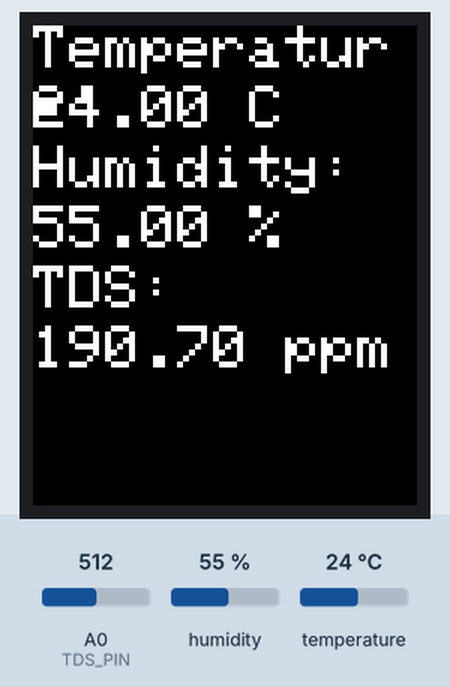
Bench run of a sketch on a simulated Arduino Uno, built with avr-gcc and run on an emulated ATmega328P. Shown: 128×160 colour display. The test bench sets the inputs (shaded band); at power-on: humidity 55 %, A0 (TDS_PIN) = 512, temperature 24 °C.

Above: at 1.3 s.
1.4 s: humidity set to 22 %
At 3.4 s:
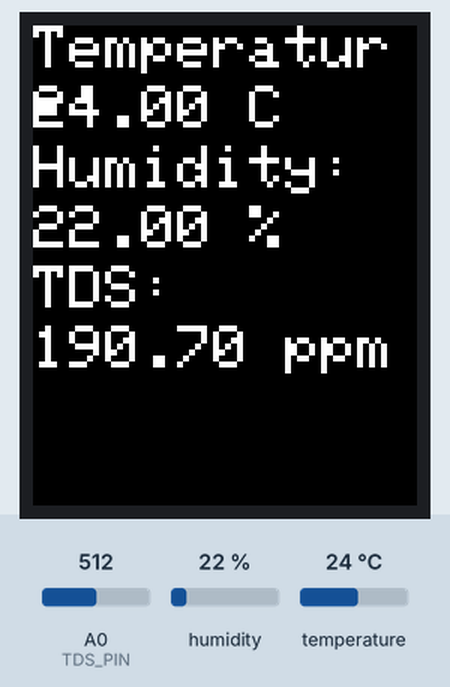
3.8 s: A0 (TDS_PIN) set to 716
At 5.5 s:
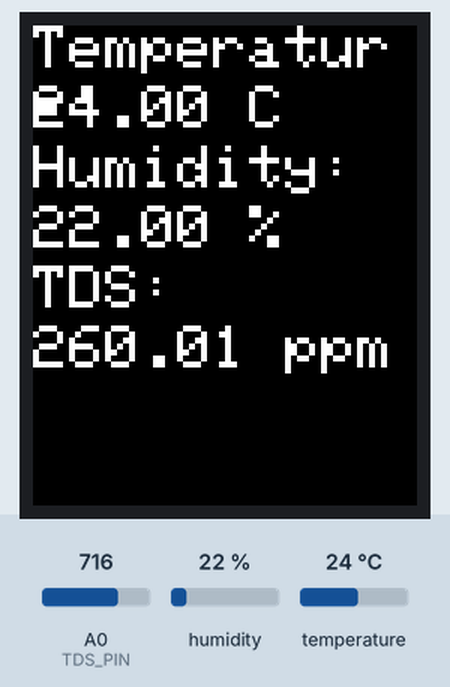
5.8 s: temperature set to 12 °C
At 7.5 s:
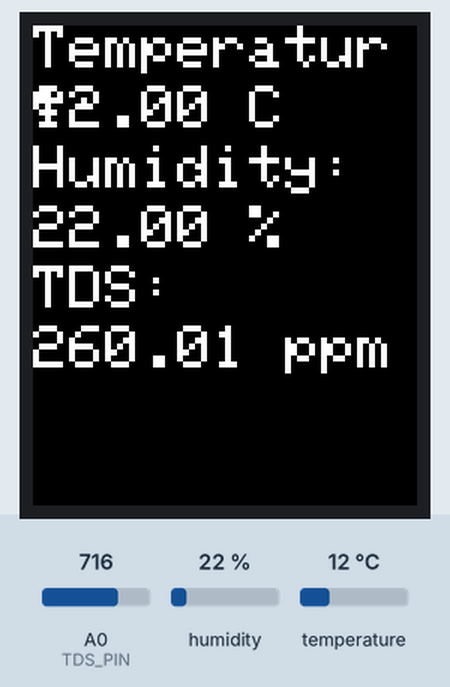
7.9 s: A0 (TDS_PIN) set to 900
At 9.6 s:
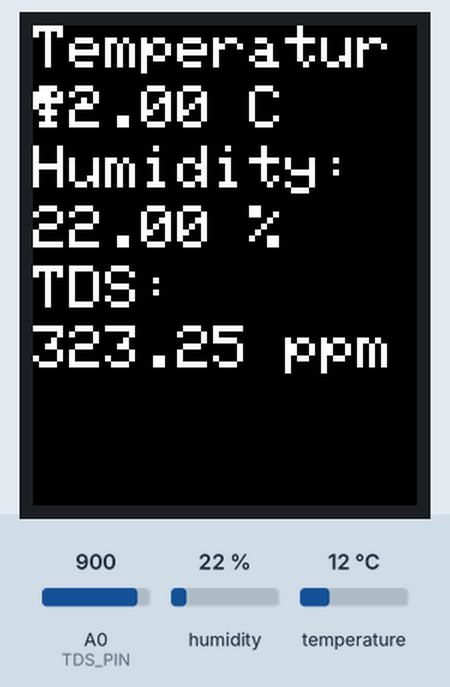
10.0 s: humidity set to 40 %
At 11.6 s:
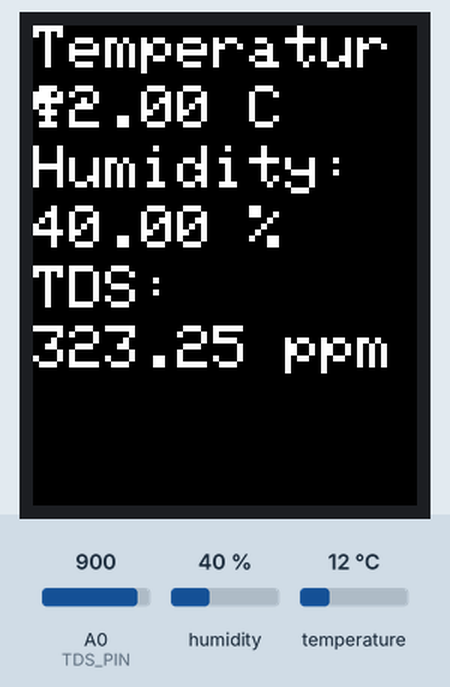
12.1 s: A0 (TDS_PIN) set to 1023
At 13.7 s:
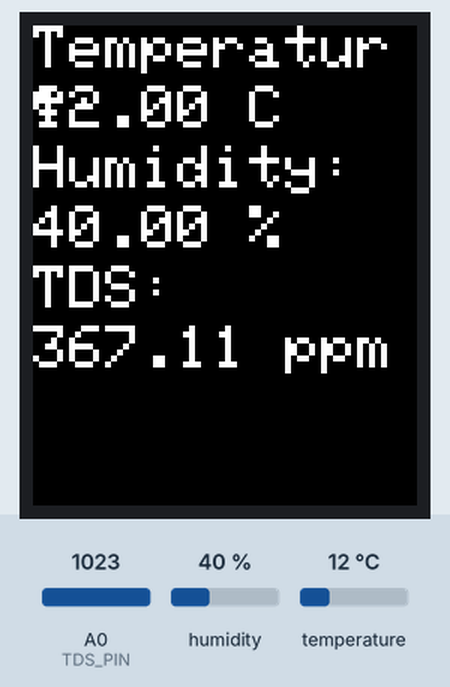
Timing chart, 0 to 15.2 s (numbered marks = the images above; inputs shaded):
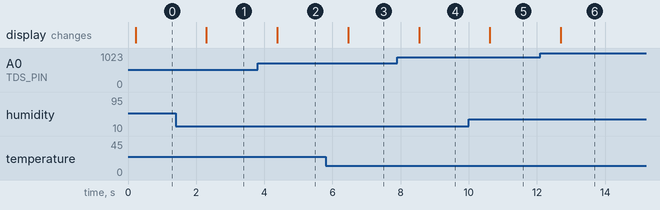

The sketch:

code.ino
```cpp
#include <Adafruit_GFX.h>
#include <Adafruit_ST7735.h>
#include <DHT.h>

#define TFT_CS 10
#define TFT_RST 9
#define TFT_DC 8
#define DHT_PIN 7

#define TDS_PIN A0

Adafruit_ST7735 tft = Adafruit_ST7735(TFT_CS, TFT_DC, TFT_RST);

DHT dht(DHT_PIN, DHT11);

float tdsValue;

void setup() {
  Serial.begin(9600);
  tft.initR(INITR_BLACKTAB);
  tft.fillScreen(ST7735_BLACK);
  dht.begin();
  pinMode(TDS_PIN, INPUT);
}

void loop() {
  float temperature = dht.readTemperature();
  float humidity = dht.readHumidity();

  int sensorValue = analogRead(TDS_PIN);
  tdsValue = (float)(133.42 * pow((double)sensorValue / 1024.0, 3) - 255.86 * pow((double)sensorValue / 1024.0, 2) + 857.39 * (double)sensorValue / 1024.0) * 0.5;

  tft.fillScreen(ST7735_BLACK);
  tft.setCursor(0, 0);
  tft.setTextColor(ST7735_WHITE);
  tft.setTextSize(2);
  tft.print("Temperature:");
  tft.setCursor(0, 20);
  tft.print(temperature);
  tft.print(" C");
  tft.setCursor(0, 40);
  tft.print("Humidity:");
  tft.setCursor(0, 60);
  tft.print(humidity);
  tft.print(" %");
  tft.setCursor(0, 80);
  tft.print("TDS:");
  tft.setCursor(0, 100);
  tft.print(tdsValue);
  tft.print(" ppm");

  delay(1000);
}
```

Measured:
- after the input at 1.4 s, the display: changes after 0.90 s (image 1)
- after the input at 3.8 s, the display: changes after 0.58 s (image 2)
- after the input at 5.8 s, the display: changes after 0.66 s (image 3)
- after the input at 7.9 s, the display: changes after 0.64 s (image 4)
- after the input at 10.0 s, the display: changes after 0.62 s (image 5)
- after the input at 12.1 s, the display: changes after 0.60 s (image 6)
